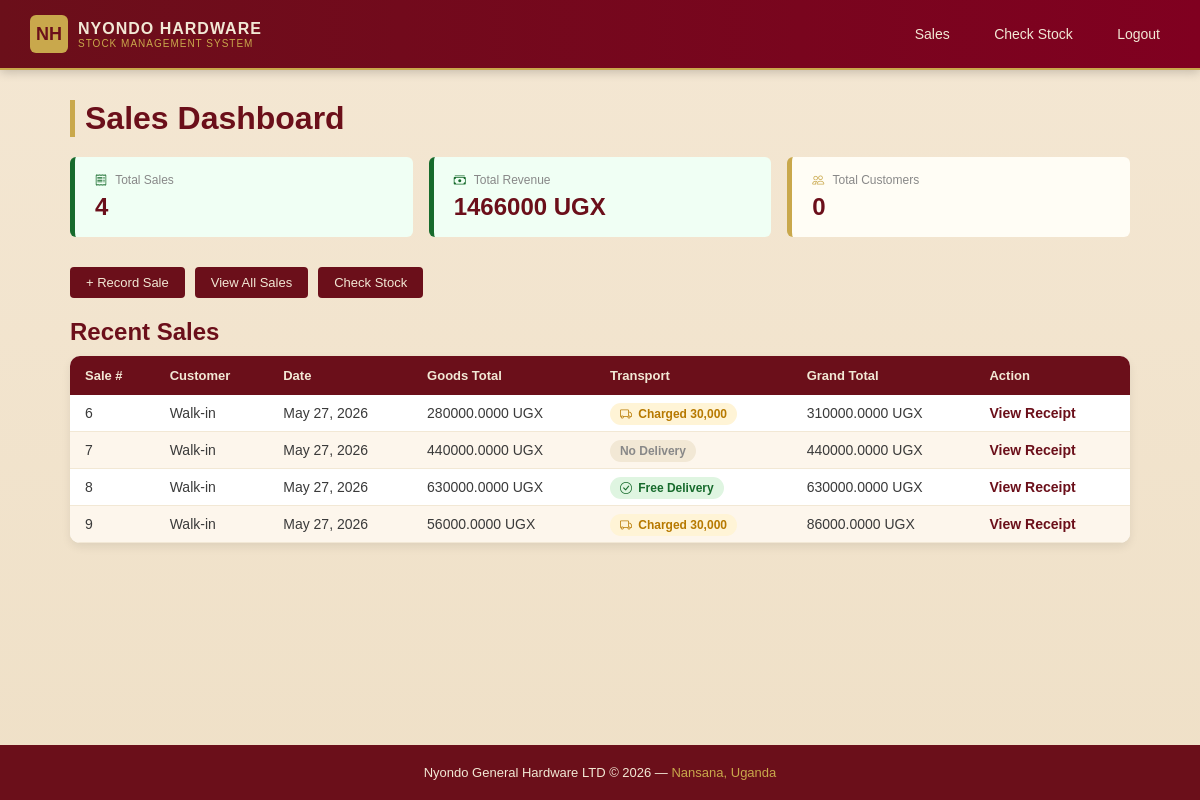
Page /sales/dashboard/ (signed in) on the committed database.
### sales/models.py (models this page shows, shortened)
class Sale(models.Model):
    TRANSPORT_CHOICES = [
        ('none',    'No delivery'),
        ('free',    'Free delivery'),
        ('charged', 'Charged 30,000 UGX'),
    ]
    PAYMENT_STATUS_CHOICES = [
        ('paid',    'Paid'),
        ('pending', 'Pending'),
        ('credit',  'Credit Scheme'),
    ]
    customer         = models.ForeignKey(Customer, on_delete=models.SET_NULL, null=True, blank=True, related_name='sales')
    sale_date        = models.DateField(auto_now_add=True)
    within_10km      = models.BooleanField(default=False)
    transport_fee    = models.DecimalField(max_digits=10, decimal_places=2, default=0)
    transport_status = models.CharField(max_length=10, choices=TRANSPORT_CHOICES, default='none')
    payment_status   = models.CharField(max_length=10, choices=PAYMENT_STATUS_CHOICES, default='paid')
    served_by        = models.ForeignKey('auth.User', on_delete=models.SET_NULL, null=True, related_name='sales')
    created_at       = models.DateTimeField(auto_now_add=True)
    def goods_total(self):
        return sum(item.line_total() for item in self.items.all())
    def grand_total(self):
        return self.goods_total() + self.transport_fee

class SaleItem(models.Model):
    sale       = models.ForeignKey(Sale, on_delete=models.CASCADE, related_name='items')
    product    = models.ForeignKey(Product, on_delete=models.PROTECT, related_name='sale_items')
    quantity   = models.DecimalField(max_digits=10, decimal_places=2)
    unit_price = models.DecimalField(max_digits=10, decimal_places=2)
    def line_total(self):
        return self.quantity * self.unit_price

### accounts/decorators.py (the view)
        def wrapper(request, *args, **kwargs):
            if not request.user.is_authenticated:
                return redirect('/login/')
            if request.user.is_superuser:
                return view_func(request, *args, **kwargs)
            try:
                role = request.user.profile.role
                if role in roles:
                    return view_func(request, *args, **kwargs)
                else:
                    return redirect('/access-denied/')
            except Exception as e:
                print(f"DECORATOR ERROR: {e}")
                return redirect('/access-denied/')

### sales/views.py (called while the page is built)
@role_required('attendant', 'manager')
def sales_dashboard(request):
    recent_sales  = Sale.objects.all().order_by('-sale_date')[:5]
    total_sales   = Sale.objects.all().count()
    all_sales     = Sale.objects.all()
    total_revenue = sum(sale.grand_total() for sale in all_sales)
    total_customers = Customer.objects.count()
    return render(request, 'sales/dashboard.html', {
        'recent_sales'   : recent_sales,
        'total_sales'    : total_sales,
        'total_revenue'  : total_revenue,
        'total_customers': total_customers,
    })

### sales/templates/sales/dashboard.html (shortened to what this page needs)
{% extends 'base.html' %}
{% block content %}
    <h1>Sales Dashboard</h1>
    <div class="cards">
    <div class="card card-success">
        <p>
            <i class="bi bi-receipt"
               style="color: #176B2C; margin-right: 5px;"></i>
            Total Sales
        </p>
        <h2 class="stat-success">{{ total_sales }}</h2>
    </div>
    <div class="card card-success">
        <p>
            <i class="bi bi-cash-stack"
               style="color: #176B2C; margin-right: 5px;"></i>
            Total Revenue
        </p>
        <h2 class="stat-success">{{ total_revenue|floatformat:0 }} UGX</h2>
    </div>
    <div class="card card-gold">
        <p>
            <i class="bi bi-people"
               style="color: #C9A84C; margin-right: 5px;"></i>
            Total Customers
        </p>
        <h2 class="stat-gold">{{ total_customers }}</h2>
    </div>
</div>
    <div class="action-bar">
        <a href="{% url 'sale_add' %}">+ Record Sale</a>
        <a href="{% url 'sale_list' %}">View All Sales</a>
        <a href="{% url 'stock_dashboard' %}">Check Stock</a>
    </div>
    <h2>Recent Sales</h2>
    <table>
        <thead>
            <tr>
                <th>Sale #</th>
                <th>Customer</th>
                <th>Date</th>
                <th>Goods Total</th>
                <th>Transport</th>
                <th>Grand Total</th>
                <th>Action</th>
            </tr>
        </thead>
        <tbody>
            {% for sale in recent_sales %}
            <tr>
                <td>{{ sale.pk }}</td>
                <td>{{ sale.customer|default:"Walk-in" }}</td>
                <td>{{ sale.sale_date }}</td>
                <td>{{ sale.goods_total }} UGX</td>
                <td>
    {% if sale.transport_status == 'free' %}
        <span style="background: #DFF5E1; color: #176B2C;
                     padding: 4px 10px; border-radius: 20px;
                     font-size: 12px; font-weight: 600;">
            <i class="bi bi-check-circle" style="margin-right: 3px;"></i>
            Free Delivery
        </span>
    {% elif sale.transport_status == 'charged' %}
        <span style="background: #FFF4D6; color: #B77900;
                     padding: 4px 10px; border-radius: 20px;
                     font-size: 12px; font-weight: 600;">
            <i class="bi bi-truck" style="margin-right: 3px;"></i>
            Charged 30,000
        </span>
    {% else %}
        <span style="background: #f2e8d5; color: #888;
                     padding: 4px 10px; border-radius: 20px;
                     font-size: 12px; font-weight: 600;">
            No Delivery
        </span>
    {% endif %}
</td>
                <td>{{ sale.grand_total }} UGX</td>
                <td>
                    <a class="action-edit" href="{% url 'sale_receipt' sale.pk %}">View Receipt</a>
                </td>
            </tr>
            {% empty %}
            <tr>
                <td colspan="7">No sales yet.</td>
            </tr>
            {% endfor %}
        </tbody>
    </table>
{% endblock %}

### templates/base.html (style rules this page uses)
* { margin: 0; padding: 0; box-sizing: border-box; }
body { font-family: Arial, sans-serif; background: linear-gradient(to bottom, #f4e7d3, #efe0c7); color: #6b0f1a; min-height: 100vh; display: flex; flex-direction: column; }
h1 { color: #6b0f1a; margin-bottom: 20px; border-left: 5px solid #c9a84c; padding-left: 10px; }
h2, h3 { color: #6b0f1a; margin: 20px 0 10px 0; }
table { width: 100%; border-collapse: collapse; background-color: #fff; margin-top: 10px; border-radius: 10px; overflow: hidden; box-shadow: 0 4px 10px rgba(0,0,0,0.08); }
table th { background-color: #6b0f1a; color: #f2e8d5; padding: 12px 15px; text-align: left; font-size: 13px; }
table td { padding: 10px 15px; border-bottom: 1px solid #f2e8d5; font-size: 14px; color: #3a3a3a; }
tbody tr:nth-child(even) { background-color: #fdf6ec; }
a { color: #6b0f1a; text-decoration: none; }
.action-edit { color: #6b0f1a; font-weight: bold; margin-right: 8px; }
.action-bar { display: flex; gap: 10px; margin-bottom: 20px; flex-wrap: wrap; }
.action-bar a { background-color: #6b0f1a; color: #f2e8d5; padding: 8px 16px; border-radius: 4px; font-size: 13px; transition: 0.3s ease; display: inline-block; }
.cards { display: flex; gap: 16px; flex-wrap: wrap; margin-bottom: 30px; }
.card { background-color: #fff; padding: 16px 20px; border-radius: 6px; flex: 1; min-width: 180px; }
.card p { font-size: 12px; color: #888; margin-bottom: 6px; }
.card h2 { font-size: 24px; color: #6b0f1a; margin: 0; }
.stat-success { color: #176B2C; font-weight: bold; }
.stat-gold { color: #6B0F1A; font-weight: bold; }
.card-success { background: #F0FFF4; border-left: 5px solid #176B2C !important; }
.card-gold { background: #FFFDF5; border-left: 5px solid #C9A84C !important; }

### rows in the picture
Sale: pk "6", customer "Walk-in", sale_date "May 27, 2026", goods_total "280000.0000", transport_status "charged" (drawn), grand_total "310000.0000"
Sale: pk "7", customer "Walk-in", sale_date "May 27, 2026", goods_total "440000.0000", transport_status "No Delivery", grand_total "440000.0000"
Sale: pk "8", customer "Walk-in", sale_date "May 27, 2026", goods_total "630000.0000", transport_status "free" (drawn), grand_total "630000.0000"
Sale: pk "9", customer "Walk-in", sale_date "May 27, 2026", goods_total "56000.0000", transport_status "charged" (drawn), grand_total "86000.0000"

### other values in the picture
{{ total_sales }} "4"
{{ total_revenue|floatformat:0 }} "1466000"
{{ total_customers }} "0"
